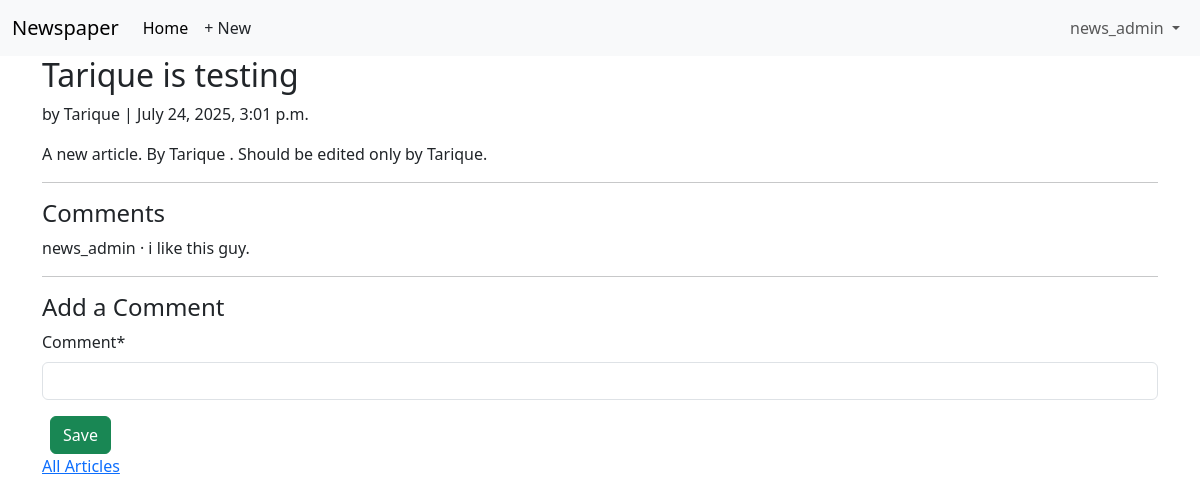
/articles/7/ (signed in), run on the app's committed database.
### accounts/models.py (models this page shows)
class CustomUser(AbstractUser):
	age = models.PositiveIntegerField(null=True, blank=True)

### articles/models.py (models this page shows, shortened)
class Article(models.Model):
	title = models.CharField(max_length=255)
	body = models.TextField()
	date = models.DateTimeField(auto_now_add=True)
	auther = models.ForeignKey(settings.AUTH_USER_MODEL, on_delete=models.CASCADE,)

class Comment(models.Model):
	article = models.ForeignKey(Article, on_delete=models.CASCADE,)
	comment = models.CharField(max_length=140)
	author = models.ForeignKey(settings.AUTH_USER_MODEL, on_delete=models.CASCADE,)
	def __str__(self):
		return self.comment

### articles/views.py (the view, shortened to what this page needs)
# urls.py: path("<int:pk>/", ArticleDetailView.as_view(), name="article_detail"),
class ArticleDetailView(LoginRequiredMixin, DetailView):
	def get(self , request , *args , **kwargs):
		view = CommentGet.as_view()
		return view(request, *args, **kwargs)

### articles/forms.py
class CommentForm(forms.ModelForm):
	class Meta:
		model = Comment
		fields = ('comment',)

### articles/views.py (called while the page is built)
	def get_context_data(self, **kwargs):
		context = super().get_context_data(**kwargs)
		context["form"] = CommentForm()
		return context

### templates/article_detail.html (shortened to what this page needs)
{% extends "base.html" %}
{% load crispy_forms_tags %}
{% block content %}
<div class="article-entry">
	<h2>{{ object.title }}</h2>
	<p>by {{ object.auther }} | {{ object.date }}</p>
	<p>{{ object.body }}</p>
</div>
<hr>
<h4>Comments</h4>
{% for comment in article.comment_set.all %}
<p>{{ comment.author }} &middot; {{ comment }}</p>
{% endfor %}
<hr>
<h4>Add a Comment</h4>
<form action="" method="post">{% csrf_token %}
	{{ form|crispy }}
	<button class="btn btn-success ms-2" type="submit">Save</button>
</form>
<div>
	<p><a href="{% url 'article_list' %}">All Articles</a></p>
</div>
{% endblock content %}

### templates/base.html (shortened to what this page needs)
{% load static %}
<!DOCTYPE html>
<html>
<head>
  <link href="https://cdn.jsdelivr.net/npm/bootstrap@5.3.3/dist/css/bootstrap.min.css" rel="stylesheet">
</head>
<body>
  <nav class="navbar navbar-expand-lg bg-body-tertiary">
    <div class="container-fluid">
      <a class="navbar-brand" href="{% url 'home' %}">Newspaper</a>
      <div class="collapse navbar-collapse" id="navbarSupportedContent">
        <ul class="navbar-nav me-auto mb-2 mb-lg-0">
          <li class="nav-item">
            <a class="nav-link active" aria-current="page" href="{% url 'home' %}">Home</a>
          </li>
          {% if user.is_authenticated %}
          <li><a href="{% url 'article_new' %}" class="nav-link px-2 link-dark">+ New</a></li>
        </ul>
        <div class="mr-auto">
          <ul class="navbar-nav">
            <li class="nav-item dropdown">
              <a class="nav-link dropdown-toggle" href="#" role="button" data-bs-toggle="dropdown"
                aria-expanded="false">
                {{ user.username }}
              </a>
            </li>
        {% endif %}
      </div>
    </div>
  </nav>
  <main>
    <div class="container">
      {% block content %}
      {% endblock content %}
    </div>
  </main>
</body>
</html>

### data on the page
CustomUser: username "news_admin"
Article: title "Tarique is testing", auther "Tarique", date "July 24, 2025, 3:01 p.m.", body "A new article. By Tarique . Should be edited only by Tarique."
Comment: author "news_admin", comment "i like this guy."
